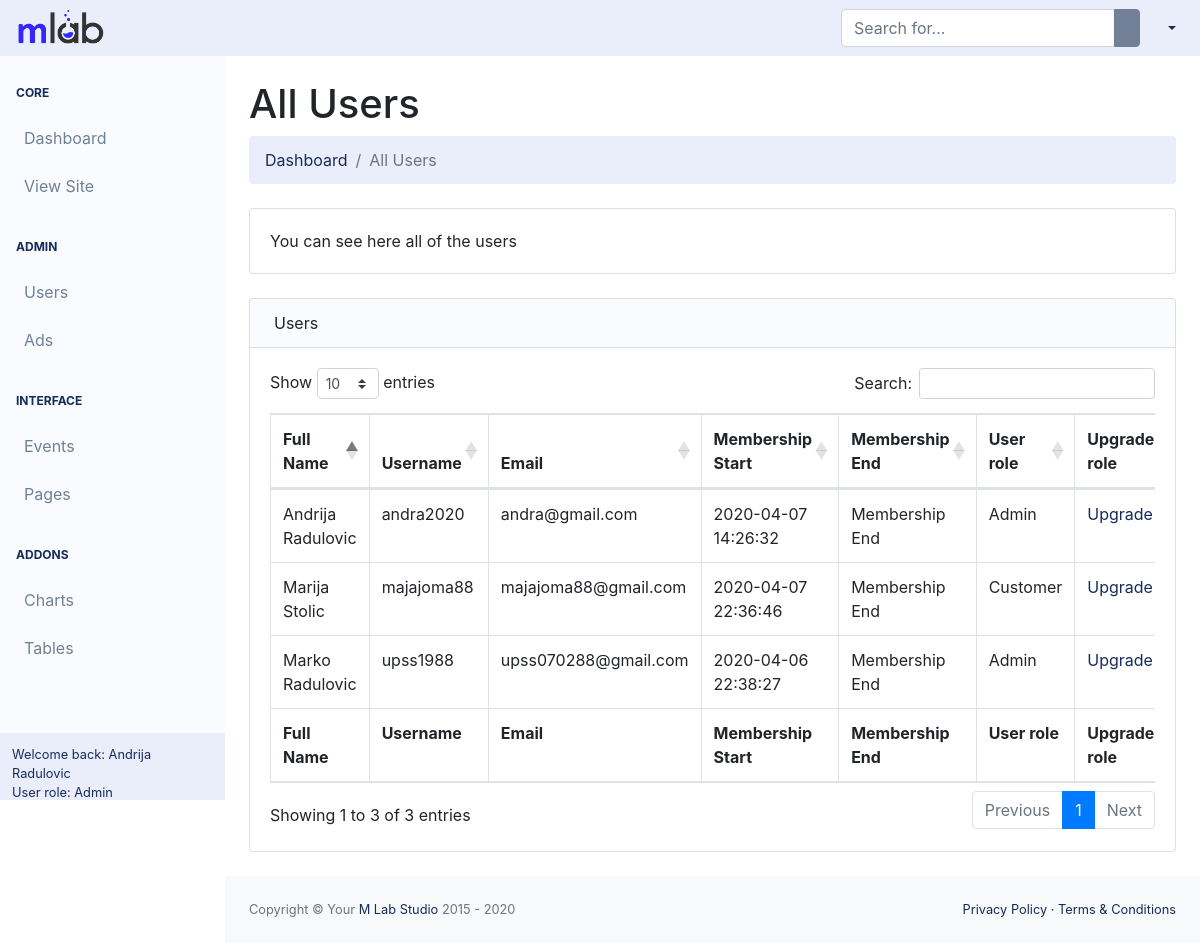
The app's page /backend/pages/all_users.php (signed in) with its own data.
### tables this page shows
CREATE TABLE `users` (
  `id` int(255) NOT NULL,
  `fname` varchar(20) NOT NULL,
  `lname` varchar(20) NOT NULL,
  `username` varchar(100) NOT NULL,
  `email` varchar(100) NOT NULL,
  `password` varchar(100) NOT NULL,
  `profile_image` varchar(100) NOT NULL,
  `work` varchar(50) NOT NULL,
  `education` varchar(50) NOT NULL,
  `phone_number` varchar(30) NOT NULL,
  `state` varchar(30) NOT NULL,
  `current_city` varchar(30) NOT NULL,
  `home_town` varchar(30) NOT NULL,
  `relationship_status` varchar(30) NOT NULL,
  `gender` varchar(30) NOT NULL,
  `hobbies` varchar(100) NOT NULL,
  `website` varchar(30) NOT NULL,
  `company` varchar(30) NOT NULL,
  `position` varchar(30) NOT NULL,
  `bio` varchar(250) NOT NULL,
  `date` timestamp NOT NULL DEFAULT current_timestamp(),
  `user_role` int(10) NOT NULL
);

### backend/config/Db.php (called while the page is built)
<?php
$dbhost = 'localhost';
$dbuser = 'root';
$dbpass = '';
$dbname = 'app';
$db = new Database($dbhost, $dbuser, $dbpass, $dbname);

### backend/config/Database.php (called while the page is built, shortened)
<?php
require_once 'Db.php';
class Database
{
    public $connection;
    protected $query;
    public function __construct($dbhost = 'localhost', $dbuser = 'root', $dbpass = '', $dbname = 'app', $charset = 'utf8')
    {
        $this->connection = new mysqli($dbhost, $dbuser, $dbpass, $dbname);
        $this->connection->set_charset($charset);
    }
    public function query($query)
    {
        if ($this->query = $this->connection->prepare($query)) {
            $this->query->execute();
        } else {
            $this->error('Unable to prepare MySQL statement (check your syntax) - ' . $this->connection->error);
        }
        return $this;
    }
    public function fetchAll($callback = null)
    {
        $params = array();
        $row = array();
        $meta = $this->query->result_metadata();
        while ($field = $meta->fetch_field()) {
            $params[] = &$row[$field->name];
        }
        call_user_func_array(array($this->query, 'bind_result'), $params);
        $result = array();
        while ($this->query->fetch()) {
            $r = array();
            foreach ($row as $key => $val) {
                $r[$key] = $val;
            }
            if ($callback != null && is_callable($callback)) {
                $value = call_user_func($callback, $r);
                if ($value == 'break') break;
            } else {
                $result[] = $r;
            }
        }
        return $result;
    }
}

### backend/src/templates/template-parts/admin_area/all_users/all_users.php (the view, shortened to what this page needs)
<table class="table table-bordered" id="dataTable" width="100%" cellspacing="0">
	<thead>
		<tr>
            <th>Full Name</th>
            <th>Username</th>
            <th>Email</th>
            <th>Membership Start</th>
            <th>Membership End</th>
            <th>User role</th>
            <th>Upgrade role</th>
		</tr>
	</thead>
	<tfoot>
		<tr>
            <th>Full Name</th>
            <th>Username</th>
            <th>Email</th>
            <th>Membership Start</th>
            <th>Membership End</th>
            <th>User role</th>
            <th>Upgrade role</th>
		</tr>
	</tfoot>
	<tbody>
	<?php
	$allUsers = $db->query('SELECT id, fname, lname, username, email, date, user_role FROM users ORDER BY id DESC')->fetchAll();
	foreach ($allUsers as $allUser) { ?>
		<tr>
			<td><?= $allUser['fname'] . ' ' . $allUser['lname'] ?></td>
			<td><?= $allUser['username'] ?></td>
			<td><?= $allUser['email'] ?></td>
			<td><?= $allUser['date'] ?></td>
			<td>Membership End</td>
			<td><?= ($allUser['user_role'] === 10) ? 'Admin' : 'Customer'; ?></td>
			<td>
                <a href="#" data-toggle="modal" class="upgradeBtn" data-target="#upgradeUserRole">Upgrade</a>
            </td>
		</tr>
	<?php } ?>
	</tbody>
</table>

### records on screen
users: fname "Marija", lname "Stolic", username "majajoma88", email "majajoma88@gmail.com", date "2020-04-07 22:36:46", user_role "Customer"
users: fname "Andrija", lname "Radulovic", username "andra2020", email "andra@gmail.com", date "2020-04-07 14:26:32", user_role "Admin"
users: fname "Marko", lname "Radulovic", username "upss1988", email "upss070288@gmail.com", date "2020-04-06 22:38:27", user_role "Admin"

### other values on screen
$_SESSION['fname'] "Andrija"
$_SESSION['lname'] "Radulovic"
$isAdmin = ($_SESSION['user_role'] === 10) ? 'Admin' : 'Customer' "Admin"
